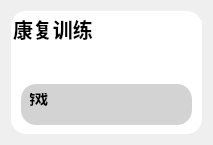
         <widget class="QWidget" name="gaming">
          <layout class="QHBoxLayout" name="horizontalLayout_6">
           <item>
            <widget class="QWidget" name="widget_14" native="true">
             <property name="sizePolicy">
              <sizepolicy hsizetype="Preferred" vsizetype="Preferred">
               <horstretch>0</horstretch>
               <verstretch>0</verstretch>
              </sizepolicy>
             </property>
             <property name="minimumSize">
              <size>
               <width>0</width>
               <height>20</height>
              </size>
             </property>
             <property name="styleSheet">
              <string notr="true">QWidget{
	background-color: white;
	border-radius: 15px;
}</string>
             </property>
             <layout class="QVBoxLayout" name="verticalLayout_4">
              <property name="leftMargin">
               <number>0</number>
              </property>
              <property name="rightMargin">
               <number>0</number>
              </property>
              <item>
               <widget class="QLineEdit" name="lineEdit_4">
                <property name="font">
                 <font>
                  <family>Microsoft JhengHei UI</family>
                  <pointsize>15</pointsize>
                  <weight>75</weight>
                  <bold>true</bold>
                 </font>
                </property>
                <property name="text">
                 <string>康复训练</string>
                </property>
               </widget>
              </item>
              <item>
               <widget class="Line" name="line_2">
                <property name="minimumSize">
                 <size>
                  <width>0</width>
                  <height>2</height>
                 </size>
                </property>
                <property name="maximumSize">
                 <size>
                  <width>16777215</width>
                  <height>2</height>
                 </size>
                </property>
                <property name="styleSheet">
                 <string notr="true">Line{
	background-color: #008C8C
}</string>
                </property>
                <property name="orientation">
                 <enum>Qt::Horizontal</enum>
                </property>
               </widget>
              </item>
              <item>
               <widget class="QWidget" name="widget_15" native="true">
                <layout class="QHBoxLayout" name="horizontalLayout_7" stretch="1,2">
                 <item>
                  <widget class="QWidget" name="widget_26" native="true">
                   <property name="styleSheet">
                    <string notr="true">QWidget{
	background-color: #d3d3d3;
	border-radius: 15px;
	margin-left: 10px;
	margin-right: 10px;
}</string>
                   </property>
                   <widget class="QLineEdit" name="lineEdit_5">
                    <property name="geometry">
                     <rect>
                      <x>10</x>
                      <y>10</y>
                      <width>111</width>
                      <height>21</height>
                     </rect>
                    </property>
                    <property name="font">
                     <font>
                      <family>Microsoft JhengHei UI</family>
                      <pointsize>10</pointsize>
                      <weight>75</weight>
                      <bold>true</bold>
                     </font>
                    </property>
                    <property name="text">
                     <string>训练目标</string>
                    </property>
                   </widget>
                  </widget>
                 </item>
                 <item>
                  <widget class="QWidget" name="widget_25" native="true">
                   <property name="styleSheet">
                    <string notr="true">QWidget{
	background-color: #d3d3d3;
	border-radius: 15px;
	margin-left: 10px;
	margin-right: 10px;
}</string>
                   </property>
                   <widget class="QLineEdit" name="lineEdit_6">
                    <property name="geometry">
                     <rect>
                      <x>10</x>
                      <y>10</y>
                      <width>111</width>
                      <height>21</height>
                     </rect>
                    </property>
                    <property name="font">
                     <font>
                      <family>Microsoft JhengHei UI</family>
                      <pointsize>10</pointsize>
                      <weight>75</weight>
                      <bold>true</bold>
                     </font>
                    </property>
                    <property name="text">
                     <string>难度梯度</string>
                    </property>
                   </widget>
                  </widget>
                 </item>
                </layout>
               </widget>
              </item>
              <item>
               <widget class="QWidget" name="widget_16" native="true">
                <property name="styleSheet">
                 <string notr="true">QWidget{
	background-color: #d3d3d3;
	border-radius: 15px;
	margin-left: 10px;
	margin-right: 10px;
}</string>
                </property>
                <layout class="QGridLayout" name="gridLayout_5" columnstretch="1,1,1,1">
                 <item row="1" column="0">
                  <widget class="QWidget" name="widget_21" native="true">
                   <property name="styleSheet">
                    <string notr="true">QWidget{
	background-color: white;
	border-radius: 15px;
}</string>
                   </property>
                  </widget>
                 </item>
                 <item row="1" column="2">
                  <widget class="QWidget" name="widget_23" native="true">
                   <property name="styleSheet">
                    <string notr="true">QWidget{
	background-color: white;
	border-radius: 15px;
}</string>
                   </property>
                  </widget>
                 </item>
                 <item row="1" column="3">
                  <widget class="QWidget" name="widget_24" native="true">
                   <property name="styleSheet">
                    <string notr="true">QWidget{
	background-color: white;
	border-radius: 15px;
}</string>
                   </property>
                  </widget>
                 </item>
                 <item row="1" column="1">
                  <widget class="QWidget" name="widget_22" native="true">
                   <property name="styleSheet">
                    <string notr="true">QWidget{
	background-color: white;
	border-radius: 15px;
}</string>
                   </property>
                  </widget>
                 </item>
                 <item row="0" column="0">
                  <widget class="QLineEdit" name="lineEdit_7">
                   <property name="font">
                    <font>
                     <family>Microsoft JhengHei UI</family>
                     <pointsize>10</pointsize>
                     <weight>75</weight>
                     <bold>true</bold>
                    </font>
                   </property>
                   <property name="text">
                    <string>游戏</string>
                   </property>
                  </widget>
                 </item>
                </layout>
               </widget>
              </item>
             </layout>
            </widget>
           </item>
          </layout>
         </widget>
